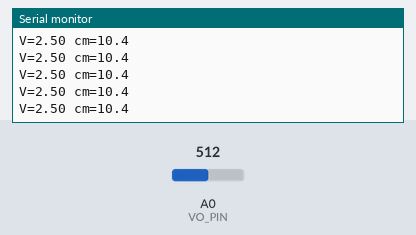
Recording of a sketch running on a simulated Arduino Uno, built with avr-gcc and run on an emulated ATmega328P. Shown: the last lines printed to the serial monitor. Inputs (shaded band) come from the test bench; at power-on: A0 (VO_PIN) = 512.

Above: at 1.2 s.
1.3 s: A0 (VO_PIN) set to 0
At 1.57 s:
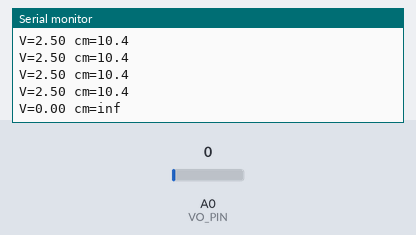
3.3 s: A0 (VO_PIN) set to 18
At 3.38 s:
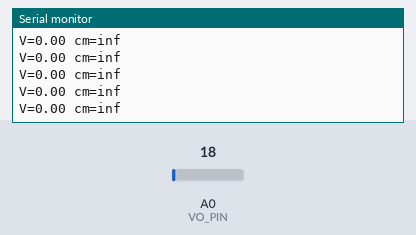

The sketch:

sharp_ir.ino
```cpp
// Sharp IR mesafe sensörü (GP2Y0A21 benzeri, 10-80 cm): VO -> A0
// Çıkış gerilimi uzaklıkla ters orantılı düşer; bu laboratuvar modelinde cm ≈ 26 / V.
// Gerçek sensörde eğri her modül için kalibre edilmelidir (datasheet grafiği).
const int VO_PIN = A0;

void setup() {
  Serial.begin(9600);
}

void loop() {
  // 8 ölçümün ortalaması: Sharp çıkışı gürültülüdür
  long top = 0;
  for (int i = 0; i < 8; i++) top += analogRead(VO_PIN);
  float volt = (top / 8.0) * 5.0 / 1023.0;
  float cm = 26.0 / volt;
  Serial.print("V=");
  Serial.print(volt, 2);
  Serial.print(" cm=");
  Serial.println(cm, 1);
  delay(200);
}
```

Measured:
- after the input at 1.3 s, the serial monitor: prints a new line after 0.11 s (image 1)
